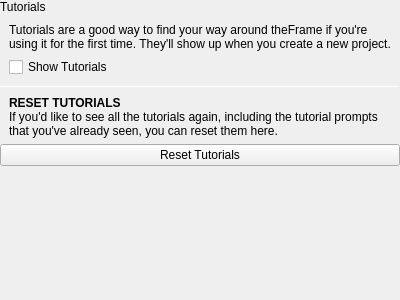
<?xml version="1.0" encoding="UTF-8"?>
<ui version="4.0">
 <class>TutorialsSettings</class>
 <widget class="QWidget" name="TutorialsSettings">
  <property name="geometry">
   <rect>
    <x>0</x>
    <y>0</y>
    <width>400</width>
    <height>300</height>
   </rect>
  </property>
  <property name="windowTitle">
   <string notr="true">Form</string>
  </property>
  <layout class="QVBoxLayout" name="verticalLayout">
   <property name="spacing">
    <number>0</number>
   </property>
   <property name="leftMargin">
    <number>0</number>
   </property>
   <property name="topMargin">
    <number>0</number>
   </property>
   <property name="rightMargin">
    <number>0</number>
   </property>
   <property name="bottomMargin">
    <number>0</number>
   </property>
   <item>
    <widget class="tTitleLabel" name="label">
     <property name="text">
      <string>Tutorials</string>
     </property>
    </widget>
   </item>
   <item>
    <widget class="QScrollArea" name="scrollArea">
     <property name="frameShape">
      <enum>QFrame::NoFrame</enum>
     </property>
     <property name="widgetResizable">
      <bool>true</bool>
     </property>
     <widget class="QWidget" name="scrollAreaWidgetContents">
      <property name="geometry">
       <rect>
        <x>0</x>
        <y>0</y>
        <width>400</width>
        <height>284</height>
       </rect>
      </property>
      <layout class="QVBoxLayout" name="verticalLayout_2">
       <property name="spacing">
        <number>0</number>
       </property>
       <property name="leftMargin">
        <number>0</number>
       </property>
       <property name="topMargin">
        <number>0</number>
       </property>
       <property name="rightMargin">
        <number>0</number>
       </property>
       <property name="bottomMargin">
        <number>0</number>
       </property>
       <item>
        <layout class="QVBoxLayout" name="verticalLayout_3">
         <property name="spacing">
          <number>6</number>
         </property>
         <property name="leftMargin">
          <number>9</number>
         </property>
         <property name="topMargin">
          <number>9</number>
         </property>
         <property name="rightMargin">
          <number>9</number>
         </property>
         <property name="bottomMargin">
          <number>9</number>
         </property>
         <item>
          <widget class="QLabel" name="label_2">
           <property name="text">
            <string>Tutorials are a good way to find your way around theFrame if you're using it for the first time. They'll show up when you create a new project.</string>
           </property>
           <property name="wordWrap">
            <bool>true</bool>
           </property>
          </widget>
         </item>
         <item>
          <widget class="QCheckBox" name="showTutorialsCheckbox">
           <property name="text">
            <string>Show Tutorials</string>
           </property>
          </widget>
         </item>
        </layout>
       </item>
       <item>
        <widget class="Line" name="line">
         <property name="maximumSize">
          <size>
           <width>16777215</width>
           <height>1</height>
          </size>
         </property>
         <property name="orientation">
          <enum>Qt::Horizontal</enum>
         </property>
        </widget>
       </item>
       <item>
        <layout class="QVBoxLayout" name="verticalLayout_4">
         <property name="leftMargin">
          <number>9</number>
         </property>
         <property name="topMargin">
          <number>9</number>
         </property>
         <property name="rightMargin">
          <number>9</number>
         </property>
         <property name="bottomMargin">
          <number>6</number>
         </property>
         <item>
          <widget class="QLabel" name="label_3">
           <property name="font">
            <font>
             <weight>75</weight>
             <bold>true</bold>
            </font>
           </property>
           <property name="text">
            <string>RESET TUTORIALS</string>
           </property>
          </widget>
         </item>
         <item>
          <widget class="QLabel" name="label_4">
           <property name="text">
            <string>If you'd like to see all the tutorials again, including the tutorial prompts that you've already seen, you can reset them here.</string>
           </property>
           <property name="wordWrap">
            <bool>true</bool>
           </property>
          </widget>
         </item>
        </layout>
       </item>
       <item>
        <widget class="QPushButton" name="resetTutorialsButton">
         <property name="text">
          <string>Reset Tutorials</string>
         </property>
         <property name="icon">
          <iconset theme="view-refresh"/>
         </property>
        </widget>
       </item>
       <item>
        <spacer name="verticalSpacer">
         <property name="orientation">
          <enum>Qt::Vertical</enum>
         </property>
         <property name="sizeHint" stdset="0">
          <size>
           <width>20</width>
           <height>40</height>
          </size>
         </property>
        </spacer>
       </item>
      </layout>
     </widget>
    </widget>
   </item>
  </layout>
 </widget>
 <customwidgets>
  <customwidget>
   <class>tTitleLabel</class>
   <extends>QLabel</extends>
   <header>ttitlelabel.h</header>
   <slots>
    <signal>backButtonClicked()</signal>
   </slots>
  </customwidget>
 </customwidgets>
 <resources/>
 <connections/>
</ui>
